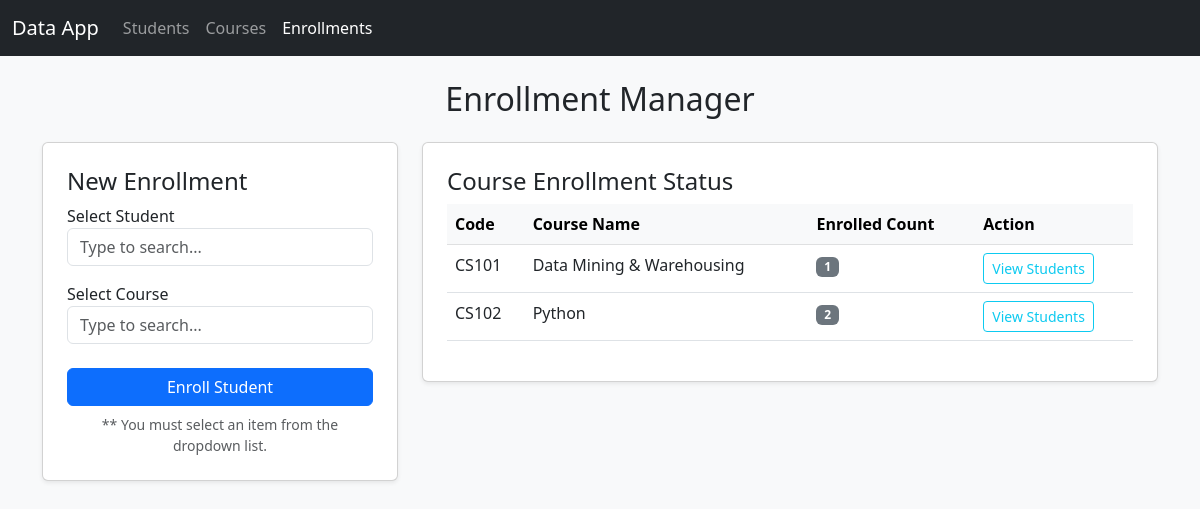
Screenshot of /enrollments with the database file from the repository.
### app.py (models this page shows)
class Course(db.Model):
    id = db.Column(db.Integer, primary_key=True)
    name = db.Column(db.String(100), nullable=False)
    course_code = db.Column(db.String(20), unique=True, nullable=False)
    credit = db.Column(db.Integer, nullable=False)
    offering_dept = db.Column(db.String(50), nullable=False)
    hours = db.Column(db.Integer, nullable=False)
    instructor_name = db.Column(db.String(100), nullable=False)

### app.py (the view, shortened to what this page needs)
@app.route('/enrollments', methods=['GET', 'POST'])
def enrollments():
    students = Student.query.all()
    courses = Course.query.all()
    course_data = [{'id': c.id, 'code': c.course_code, 'name': c.name, 'count': c.students.count()} for c in courses]
    selected_course = None
    enrolled_students = []
    if request.args.get('view_course_id'):
        selected_course = Course.query.get(request.args.get('view_course_id'))
        if selected_course:
            enrolled_students = selected_course.students.all()
    return render_template('enrollments.html', students=students, courses=courses, course_stats=course_data, selected_course=selected_course, enrolled_students=enrolled_students)

### templates/enrollments.html (shortened to what this page needs)
<!DOCTYPE html>
<html lang="en">
<head>
    <link href="https://cdn.jsdelivr.net/npm/bootstrap@5.3.0/dist/css/bootstrap.min.css" rel="stylesheet">
</head>
<body class="bg-light">
<nav class="navbar navbar-expand-lg navbar-dark bg-dark mb-4">
  <div class="container-fluid">
    <a class="navbar-brand" href="#">Data App</a>
    <div class="collapse navbar-collapse">
      <ul class="navbar-nav">
        <li class="nav-item"><a class="nav-link" href="{{ url_for('index') }}">Students</a></li>
        <li class="nav-item"><a class="nav-link" href="{{ url_for('courses') }}">Courses</a></li>
        <li class="nav-item"><a class="nav-link active" href="{{ url_for('enrollments') }}">Enrollments</a></li>
      </ul>
    </div>
  </div>
</nav>
<div class="container">
    <h2 class="text-center mb-4">Enrollment Manager</h2>
    <div class="row">
        <div class="col-md-4">
            <div class="card p-4 shadow-sm">
                <h4>New Enrollment</h4>
                <form method="POST" action="/enrollments" onsubmit="return validateForm()">
                    <div class="mb-3">
                        <label>Select Student</label>
                        <input list="student_list" id="student_input" class="form-control" placeholder="Type to search..." oninput="updateId('student_list', 'student_input', 'real_student_id')" autocomplete="off">
                    </div>
                    <div class="mb-3">
                        <label>Select Course</label>
                        <input list="course_list" id="course_input" class="form-control" placeholder="Type to search..." oninput="updateId('course_list', 'course_input', 'real_course_id')" autocomplete="off">
                    </div>
                    <button type="submit" class="btn btn-primary w-100 mt-2">Enroll Student</button>
                </form>
                <small class="text-muted mt-2 d-block text-center">** You must select an item from the dropdown list.</small>
            </div>
        </div>
        <div class="col-md-8">
            <div class="card p-4 shadow-sm">
                <h4>Course Enrollment Status</h4>
                <div style="max-height: 300px; overflow-y:auto;">
                    <table class="table table-hover">
                        <thead class="table-light">
                            <tr>
                                <th>Code</th>
                                <th>Course Name</th>
                                <th>Enrolled Count</th>
                                <th>Action</th>
                            </tr>
                        </thead>
                        <tbody>
                            {% for c in course_stats %}
                            <tr class="{% if selected_course and selected_course.id == c.id %}table-info{% endif %}">
                                <td>{{ c.code }}</td>
                                <td>{{ c.name }}</td>
                                <td><span class="badge bg-secondary">{{ c.count }}</span></td>
                                <td>
                                    <a href="{{ url_for('enrollments', view_course_id=c.id) }}" class="btn btn-sm btn-outline-info">View Students</a>
                                </td>
                            </tr>
                            {% endfor %}
                        </tbody>
                    </table>
                </div>
            </div>
        </div>
    </div>
</div>
</body>
</html>

### rows the page displays
Course: code "CS101", name "Data Mining & Warehousing", count "1"
Course: code "CS102", name "Python", count "2"
